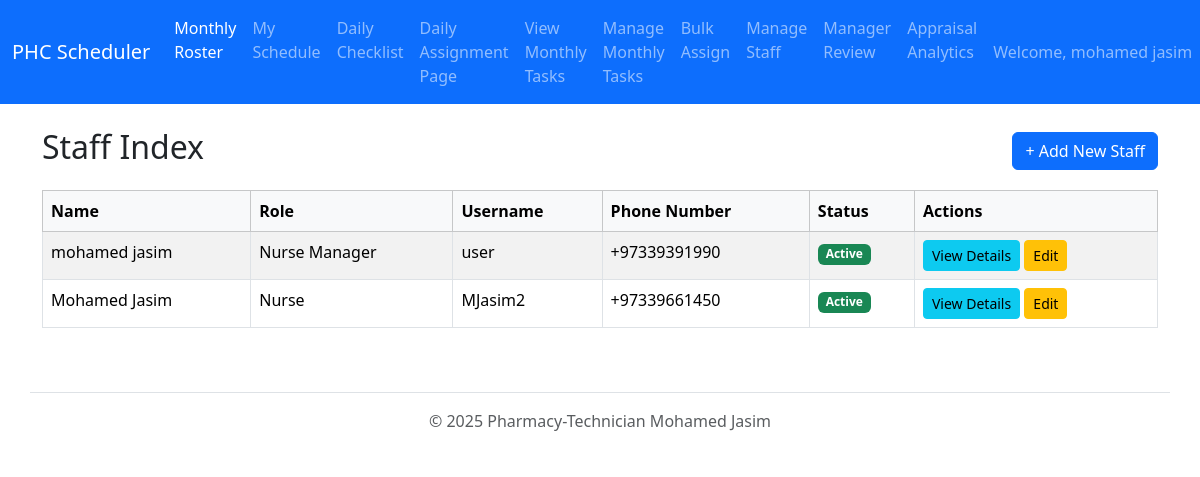
The app's page /staff/ (signed in), older data.
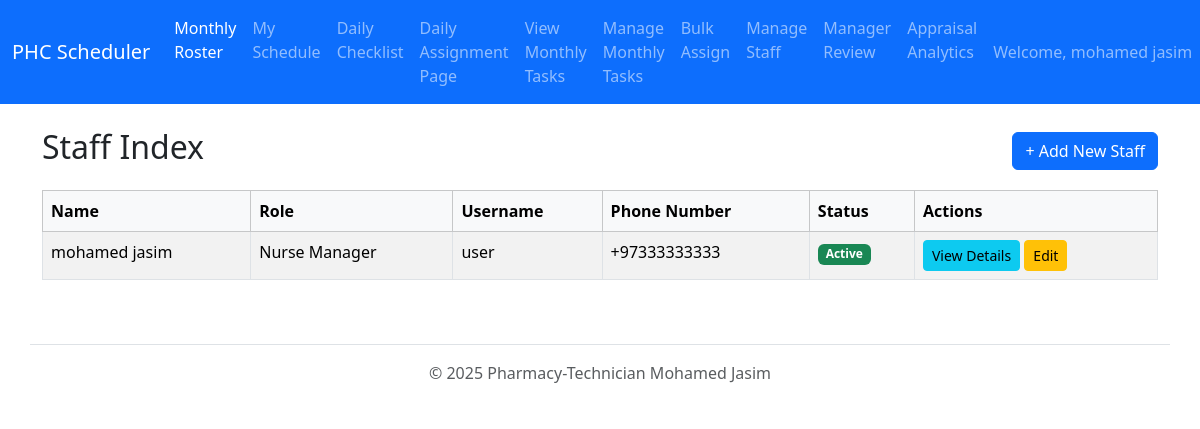
The same page, newer data.
### main_app/models.py (models this page shows, shortened)
class User(AbstractUser):
    class Role(models.TextChoices):
        NURSE = 'NURSE', 'Nurse'
        MAS = 'MAS', 'MAS (Auxiliary)'
        NURSE_MANAGER = 'MANAGER', 'Nurse Manager'
    username = models.CharField(
        max_length=150,
        unique=True,
        help_text="The part of the email before @phc.gov.bh"
    )
    email = models.EmailField(blank=True)
    phone_number = PhoneNumberField(
        unique=True,
        region='BH',
        help_text="Must be a unique Bahraini phone number."
    )
    employee_id = models.IntegerField(unique=True, blank=True, null=True)
    role = models.CharField(max_length=7, choices=Role.choices, default=Role.NURSE)
    USERNAME_FIELD = 'username'
    REQUIRED_FIELDS = ['first_name', 'last_name', 'phone_number']

### main_app/views.py (the view)
# urls.py: path('staff/', views.StaffListView.as_view(), name='staff_list'),
class StaffListView(LoginRequiredMixin, ManagerRequiredMixin, ListView):
    model = User
    template_name = 'staff_list.html'
    context_object_name = 'staff_members'
    ordering = ['first_name']
    def get_queryset(self):
        queryset = User.objects.filter(is_active=True)
        print(f"Found {queryset.count()} active users.") # Debug print
        return queryset

### main_app/views.py (called while the page is built)
    def test_func(self):
        return self.request.user.role == "MANAGER"

### main_app/templates/staff_list.html (shortened to what this page needs)
{% extends 'base.html' %}
{% block content %}
    <div class="d-flex justify-content-between align-items-center mb-3">
        <h2>Staff Index</h2>
        <a href="{% url 'main_app:create_user' %}" class="btn btn-primary">+ Add New Staff</a>
    </div>
    <div class="table-responsive">
        <table class="table table-striped table-bordered">
            <thead class="table-light">
                <tr>
                    <th>Name</th>
                    <th>Role</th>
                    <th>Username</th>
                    <th>Phone Number</th>
                    <th>Status</th>
                    <th>Actions</th>
                </tr>
            </thead>
            <tbody>
                {% for staff in staff_members %}
                <tr>
                    <td>{{ staff.get_full_name }}</td>
                    <td>{{ staff.get_role_display }}</td>
                    <td>{{ staff.username }}</td>
                    <td>{{ staff.phone_number }}</td>
                    <td>{% if staff.is_active %}<span class="badge bg-success">Active</span>{% else %}<span class="badge bg-secondary">Inactive</span>{% endif %}</td>
                    <td>
                        <a href="{% url 'main_app:staff_detail' staff.pk %}" class="btn btn-sm btn-info">View Details</a>
                        <a href="{% url 'main_app:staff_edit' staff.pk %}" class="btn btn-sm btn-warning">Edit</a>
                    </td>
                </tr>
                {% empty %}
                <tr>
                    <td colspan="6" class="text-center">No staff members found.</td>
                </tr>
                {% endfor %}
            </tbody>
        </table>
    </div>
{% endblock %}

### main_app/templates/base.html (shortened to what this page needs)
{% load static %}
<!DOCTYPE html>
<html lang="en">
<head>
  <link href="https://cdn.jsdelivr.net/npm/bootstrap@5.3.3/dist/css/bootstrap.min.css" rel="stylesheet">
  <link rel="stylesheet" href="{% static 'css/print.css' %}" media="print">
</head>
<body>
  <nav class="navbar navbar-expand-lg navbar-dark bg-primary">
    <div class="container-fluid">
      <a class="navbar-brand" href="{% url 'main_app:index' %}">PHC Scheduler</a>
      <div class="collapse navbar-collapse" id="navbarNav">
        <div class="navbar-nav me-auto">
          <a class="nav-link active" href="{% url 'main_app:index' %}">Monthly Roster</a>
          <a class="nav-link" href="{% url 'main_app:my_schedule' %}">My Schedule</a>
          <a class="nav-link" href="{% url 'main_app:checklist' %}">Daily Checklist</a>
          {% if request.user.role == 'MANAGER' %}
          <a class="nav-link" href="{% url 'main_app:daily_assign_redirect' %}">Daily Assignment Page</a>
          <a class="nav-link" href="{% url 'main_app:monthly_assignment_today' %}">View Monthly Tasks</a>
          <a class="nav-link" href="{% url 'main_app:monthly_assignment_list' %}">Manage Monthly Tasks</a>
          <a class="nav-link" href="{% url 'main_app:bulk_assign' %}">Bulk Assign</a>
          <a class="nav-link" href="{% url 'main_app:staff_list' %}">Manage Staff</a>
          <a class="nav-link" href="{% url 'main_app:manager_review' %}">Manager Review</a>
          <a class="nav-link" href="{% url 'main_app:appraisal_analytics' %}">Appraisal Analytics</a>
          {% endif %}
        </div>
        <div class="navbar-nav">
          <li class="nav-item dropdown">
            <a class="nav-link dropdown-toggle" href="#" role="button" data-bs-toggle="dropdown">
              Welcome, {{ request.user.get_full_name }}
            </a>
          </li>
        </div>
      </div>
    </div>
  </nav>
  <main class="container mt-4">
    {% block content %}
    {% endblock %}
  </main>
  <footer class="container mt-5 py-3 text-center text-muted border-top">
    &copy; 2025 Pharmacy-Technician Mohamed Jasim
  </footer>
</body>
</html>

### main_app/static/css/print.css (style rules this page uses)
body { font-size: 10pt; color: #000; background: #fff; }
.navbar, footer, .btn, .alert, a[href*='/edit'], a[href*='/delete'] { display: none !important; }
a:after { content: " (" attr(href) ")"; }
table a:after { content: ""; }
.container, .container-fluid, .table-responsive { width: 100% !important; margin: 0 !important; padding: 0 !important; }
table, .table { width: 100% !important; border: 1px solid #000; }
.table th, .table td { border: 1px solid #ccc !important; }
h1, h2, h3 { page-break-after: avoid; }

Row changes from the older to the newer data that the page shows:
removed User: get_full_name "Mohamed Jasim", role "Nurse", username "MJasim2", phone_number "+97339661450", is_active "Active"
changed User "mohamed jasim": phone_number "+97339391990" → "+97333333333"
